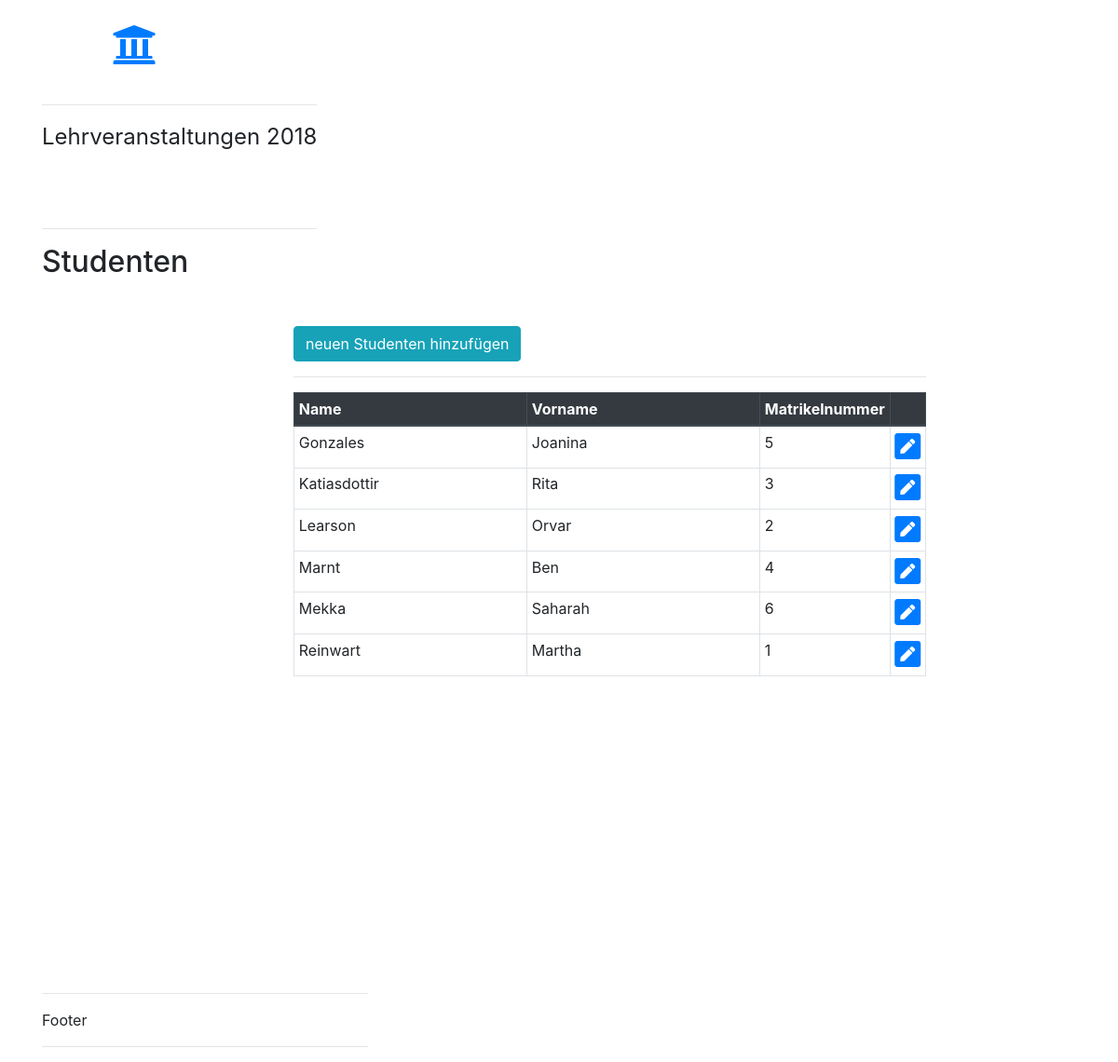
The app's page /belegungen/studenten/, older data.
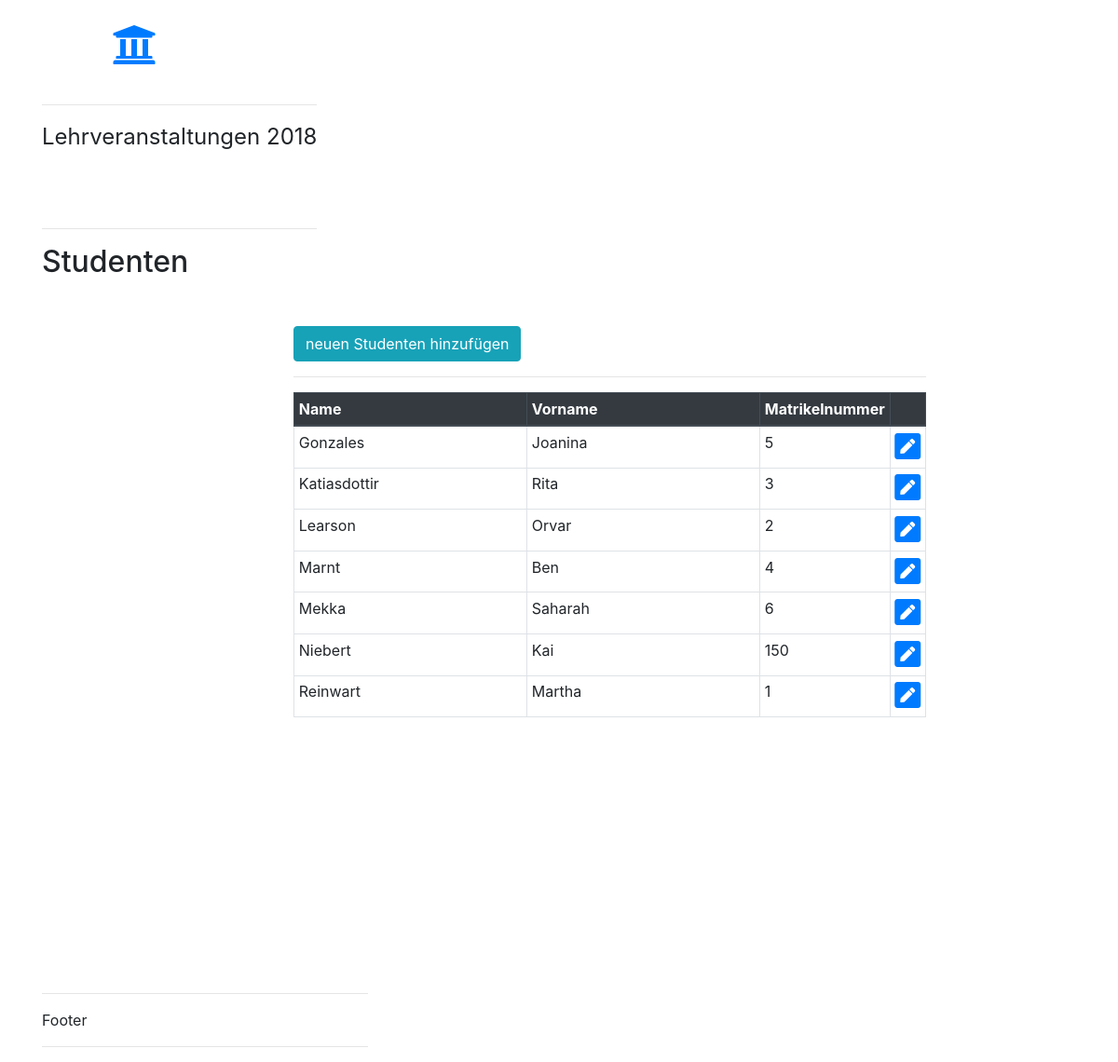
The same page, newer data.
### belegungen/models.py (models this page shows, shortened)
class Student(models.Model):
    matrikel_nr = models.IntegerField(default=0)
    stud_name = models.CharField(max_length=150)
    stud_vorname = models.CharField(max_length=150)

### belegungen/views.py (the view)
# urls.py: path('studenten/', views.studenten_liste, name='studenten_liste'),
def studenten_liste(request, pk=None):
    studi = Student.objects.order_by('stud_name')
    if pk == None:
        student = Student()
        page_title = "Studenten"
    else:
        student = get_object_or_404(Student, pk=pk)
        page_title = "Bearbeiten"
    if request.method == 'POST':
        form = StudentForm(request.POST, instance=student)
        if form.is_valid():
            form.save()
            messages.success(request, 'Gespeichert')
            return HttpResponseRedirect(reverse('belegungen/studenten_liste'))
        else:
            messages.error(request, "Es ist ein Fehler aufgetreten!")
    else:
        form = StudentForm(instance=student)
        return render(request, 'belegungen/studenten_liste.html',
                      {'page_title': page_title, 'form': form, 'student': studi, })

### belegungen/templates/belegungen/studenten_liste.html (shortened to what this page needs)
{%  extends 'belegungen/base.html' %}
{% block main_content %}
    <form action="" enctype="multipart/form-data" method="POST">
        <button type="submit" class="btn btn-info">neuen Studenten hinzufügen</button>
    </form>
<hr>
    <table class="table table-sm table-hover table-bordered">
        <thead class="thead-dark">
        <tr>
            <th style="min-width: 250px">Name</th>
            <th style="min-width: 250px">Vorname</th>
            <th>Matrikelnummer</th>
            <th>&nbsp;</th>
        </tr>
        </thead>
        {% for s in student%}
            <tr>
                <td>{{ s.stud_name }}</td>
                <td>{{ s.stud_vorname }}</td>
                <td>{{ s.matrikel_nr }}</td>
                <td><a href="{% url "belegungen:student_detail" s.id %}" class="fas fa-pen-square fa-2x"></a></td>
            </tr>
        {% endfor %}
    </table>
{% endblock %}

### belegungen/templates/belegungen/base.html (shortened to what this page needs)
<!DOCTYPE html>
<html lang="en">
<head>
    <link rel="stylesheet" href="https://stackpath.bootstrapcdn.com/bootstrap/4.2.1/css/bootstrap.min.css"
>
    <link rel="stylesheet" href="https://use.fontawesome.com/releases/v5.6.3/css/all.css"
>
</head>
<body>
<header>
    <nav>
        <a href="{% url "belegungen:index" %}" class="fas fa-university fa-3x" style="margin: 3vh 10vw"></a>
    </nav>
    <div class="c1 container">
        <div class="hdr row ">
            <div class="left col col-auto">
                {% block header_content_left %}
                    <hr>
                    <p style="height: 100px; font-size:3vh">Lehrveranstaltungen 2018</p>
                    <hr>
                    <h2 class="titel" style="margin: 0 auto 50px auto">{{ page_title }}</h2>
                {% endblock %}
            </div>
            <div class="center col-auto">
            </div>
            <div class="right col col-6">
            </div>
        </div>
    </div>
</header>
<main>
<div class="c2 container-fluid" style="min-height: 700px">
    <div class="row">
        <div class="left col col-3">
        </div>
        <div class="center col-auto">
            {% block main_content %}
            {% endblock %}
        </div>
    </div>
</div>
</main>
<footer>
    <div class="c3 container">
        <div class="ft row ">
            <div class="left col col-4">
                {% block footer_content_left %}
                    {% include "belegungen/footer.html" %}
                {% endblock %}
            </div>
            <div class="center col-auto">
            </div>
            <div class="right col col-6">
            </div>
        </div>
    </div>
</footer>
</body>
</html>

### belegungen/templates/belegungen/footer.html
<hr>
<p>Footer</p>
<hr>

Row changes from the older to the newer data that the page shows:
added Student: stud_name "Niebert", stud_vorname "Kai", matrikel_nr "150"
